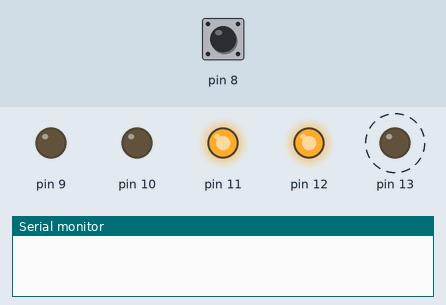
Bench run of a program on a simulated Arduino Pro Mini, built with avr-gcc and run on an emulated ATmega328P. On the bench: output pins drawn as LEDs (lit = HIGH), the last lines printed to the serial monitor. Dashed ring = blinking. The inputs (shaded band) are chosen by the test bench; at power-on: pin 8 HIGH.

Above: at 0.91 s.
1.3 s: pin 8 pulled LOW for 0.15 s
At 1.37 s:
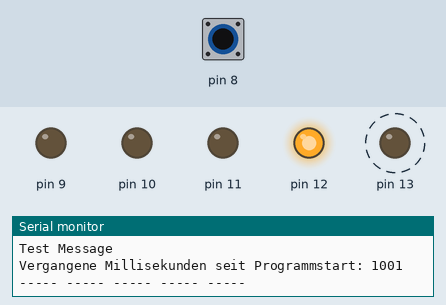
4.3 s: pin 8 pulled LOW for 1 s
At 5.55 s:
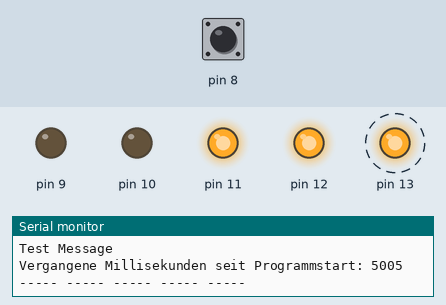
7.3 s: pin 8 pulled LOW for 3.2 s
At 8.77 s:
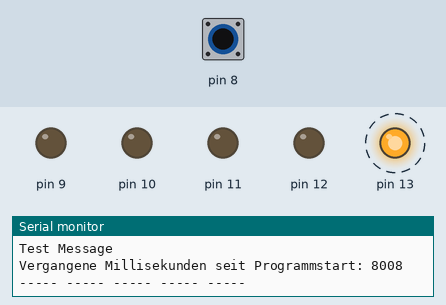
Timing chart, 0 to 18.0 s (numbered marks = the images above; inputs shaded):
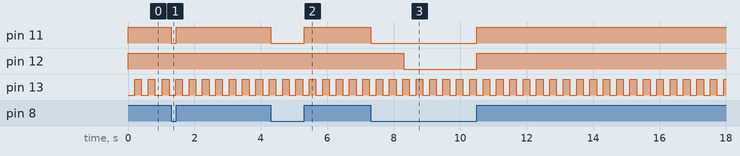

Measured:
- after the input at 1.3 s, pin 11: HIGH → LOW at once, → HIGH 0.15 s later
- after the input at 4.3 s, pin 11: HIGH → LOW at once, → HIGH 1.0 s later
- after the input at 7.3 s, pin 11: HIGH → LOW at once, → HIGH 3.2 s later; pin 12: HIGH → LOW after 1.0 s, → HIGH 2.2 s later
- by itself, pin 13: alternates HIGH for 0.20 s and LOW for 0.20 s

The program:

main.cpp
```cpp
//Einfacher Code mit Blink durch millis() und Serieller Ausgabe
//Simple "Vorlage"
//Tests mit Github

#include <Arduino.h>

//variables declarations
int toggleInterval = 200; //Zeit, die die LED an bzw aus ist in Millisekunden
int msgInterval = 1000;

bool testKeepFlag = 0;

bool keepFlag = 0;
unsigned long keepHmillis;

//functions declarations
void noDelayBlink(byte pin, int blinkZeit );
void serialMsg(int msgZeit);
void keepPinHighForTime(int keepHTime, int pin);
bool keepAnyFlagHighForTime(int keepItTime, bool anyFlag);
void simplePWM(int pin, int cycleOn, int cycleFull);

//////////////////////////////////////////////////////
// Setup fuer die LED und Serielle Ausgabe
void setup() {
  Serial.begin(9600);
  pinMode(LED_BUILTIN, OUTPUT); //LED_BUILTIN ist keyword fuer die LED auf dem Board, bei Arduino an Pin 13
  pinMode(12, OUTPUT);
  pinMode(11, OUTPUT);
  pinMode(10, OUTPUT);
  pinMode(9, OUTPUT);
  pinMode(8, INPUT_PULLUP);
}

//////////////////////////////////////////////////////
// the loop function runs over and over again forever
void loop() {
  noDelayBlink(LED_BUILTIN, toggleInterval);
  serialMsg(msgInterval);
  keepPinHighForTime(1000, 12);
  if (digitalRead(8) == HIGH) {
    //Serial.println("8 ist HIGH");
    keepFlag = 0;
    testKeepFlag = 1;
  }
  else {
    testKeepFlag = 0;
  }
  testKeepFlag = keepAnyFlagHighForTime(2000, testKeepFlag);
  digitalWrite(11, testKeepFlag);

}
//////////////////////////////////////////////////////
//////////////////////////////////////////////////////
void noDelayBlink(byte pin, int blinkZeit ) {
  static unsigned long blinkMillis;
  if (millis() - blinkMillis > blinkZeit) {
    blinkMillis = millis();
    digitalWrite(pin, !digitalRead(pin)); //toggeln eines Digitalausgangs
  }
}

void serialMsg(int msgZeit) {
  static unsigned long blinkMillis; //eigene Variable gleichen Namens, unabhaengig von der Variable in der "toggle-Funktion"
  if (millis() - blinkMillis > msgZeit) {
    blinkMillis = millis();
    Serial.println("Test Message");
    Serial.print("Vergangene Millisekunden seit Programmstart: ");
    Serial.println(millis());
    Serial.println("----- ----- ----- ----- -----");
  }
}

void keepPinHighForTime(int keepHTime, int pin) {
  static bool doneFlag;
  if (keepFlag == 0) {
    keepHmillis = millis();
    doneFlag = 0;
    keepFlag = 1;
    //Serial.println("SET");
  }
  if (millis() - keepHmillis < keepHTime && doneFlag == 0) {
    digitalWrite(pin, HIGH);
  }
  else {//if (millis() - keepHmillis > keepHTime ODER done Flag == 1)
    digitalWrite(pin, LOW);
    doneFlag = 1;
  }
}

bool keepAnyFlagHighForTime(int keepItTime, bool anyFlag) {
  static unsigned long keepFlagMillis;
  static bool doneFlag;
  if (anyFlag == 1 && doneFlag == 0) {
    keepFlagMillis = millis();
    doneFlag = 1; //set the millis()
  }
  else if (anyFlag == 0) {
    return 0;
  }
  if (millis() - keepFlagMillis < keepItTime) {
    return 1;
  }
  else { //if (millis() - keepFlagmillis > keepItTime ODER anyFlag == 0)
    doneFlag = 0;
    return 0;
  }
}

void simplePWM(int pin, int cycleOn, int cycleFull){
  int pulsingPin = pin;
  static unsigned long previousMicros;
  if ((micros() - previousMicros) < cycleFull) {
    if ((micros() - previousMicros) < cycleOn) {
      digitalWrite(pulsingPin, LOW);
    }
    else {
      digitalWrite(pulsingPin, HIGH);
    }
  }
  else {
    previousMicros = micros();
  }
}
```
